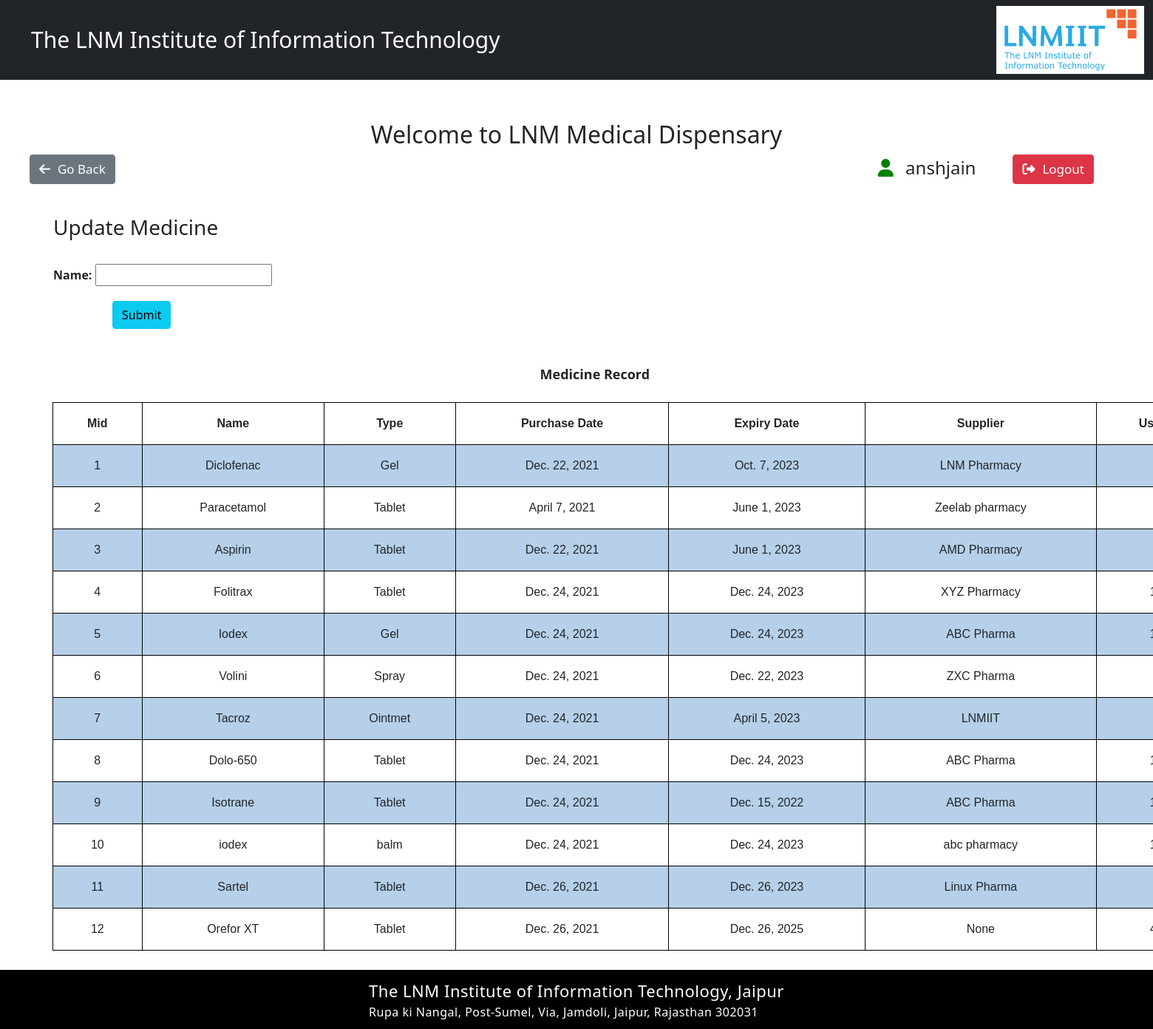
The app's page /checkMedicine/ (signed in) with its own data.
### users/models.py (models this page shows, shortened)
class User(AbstractUser):
    GENDERCHOICE = (
        ('M', 'Male'),
        ('F', 'Female'),
    )
    age = models.IntegerField(null=False, default=20)
    gender = models.CharField(
        max_length=1,
        choices=GENDERCHOICE,
        default='M',
    )
    Uid = models.UUIDField(default=uuid.uuid4, unique=True, editable=False)
    phonenumber = models.BigIntegerField(null=True, blank=True)
    is_doctor = models.BooleanField('Is doctor', default=False)
    patient = models.BooleanField('Is patient', default=False)
    is_chemist = models.BooleanField('Is chemist', default=False)

class Medicine(models.Model):
    Mid = models.AutoField(primary_key=True)
    Name = models.CharField(max_length=50, null=False)
    Type = models.CharField(max_length=50, null=False)
    Quantity = models.IntegerField(default=1000)
    Usage = models.IntegerField(default=0)
    Supplier = models.CharField(max_length=30)
    PurchaseDate = models.DateField(("Date"), default=datetime.date.today)
    ExpiryDate = models.DateField()

### users/views.py (the view, shortened to what this page needs)
# urls.py: path('checkMedicine/', views.checkMedicine, name='checkMedicine'),
def checkMedicine(request):
    form = MedicineForm()
    medicine = Medicine.objects.all()
    context = {'form': form, 'medicines': medicine}
    return render(request, 'checkMedicine.html', context)

### users/forms.py
class MedicineForm(ModelForm):
    class Meta:
        model = Medicine
        fields = ('Name',)

### templates/checkMedicine.html (shortened to what this page needs)
<!DOCTYPE html>
{% load static %}
<html lang="en">
<head>
  <link rel="stylesheet" href="https://cdn.jsdelivr.net/npm/bootstrap@5.1.3/dist/css/bootstrap.min.css"
>
  <link rel="stylesheet" href="{% static 'css/PatientHistory.css' %}" type="text/css">
  <link href="https://cdnjs.cloudflare.com/ajax/libs/font-awesome/5.13.0/css/all.min.css" rel="stylesheet">
</head>
<body>
  <nav class="navbar fixed-top navbar-expand-lg navbar-dark bg-dark">
    <div class="container-fluid">
      <a class="navbar-brand" href="#" style="font-size: 30px; margin-left: 30px">The LNM Institute of Information
        Technology</a>
      <img src="{% static 'images/LOGO.png' %}" alt="LNMIIT" width="200">
    </div>
  </nav>
  <br><br>
  <h2 class="heading">Welcome to LNM Medical Dispensary</h2>
  <div style="float: left; margin-left: 40px; font-size: 17px;">
    <a href="{% url 'chemist' %}">
      <button type="button" class="btn btn-secondary logoutclass">
        <span class="lgticon"><i class="fas fa-arrow-left"></i></span></i>Go Back
      </button>
    </a>
  </div>
  <div class="logoutclass">
    <span style="padding-right:50px; font-size:24px"><i class='fas fa-user' style='color:green'></i><span
        style="padding-right:10px; font-size:24px"></span> {{ user.username }} </span>
    <a href="{% url 'logout' %}">
      <button type="button" class="btn btn-danger logoutclass">
        <span class="lgticon"><i class="fas fa-sign-out-alt"></i></span></i>Logout
      </button>
    </a>
  </div>
  <br><br>
  <br>
  <div class="container-fluid">
    <div class="well" style="margin:10px; width: fit-content;">
      <h3 style="margin-left: 50px;">Update Medicine</h3>
      <br>
      <div id="myTabContent" class="tab-content" style="margin-left: 50px;">
        <div class="tab-pane active in " id="home">
          <form method="POST" action = "">
              {% for field in form %}
                <div class="form__field";>
                    <label for="formInput#text"><b>{{field.label}}: </b></label>
                    {{field}}
                </div>
                <input class="btn btn-info" type="submit" value="Submit" style="margin-top: 20px; margin-left:80px"/>
                {% endfor %}
          </form>
        </div>
      </div>
      <br><br>
      <span style="font-size:18px; font-weight:bold; margin-left: 80%; width:100%;">Medicine Record</span>
      <br>
      <br>
      <div style="width:100%; margin-left: 5.5%;">
        <table style="margin:auto auto; width: 200%;">
          <tr>
            <th>Mid</th>
            <th>Name</th>
            <th>Type</th>
            <th>Purchase Date</th>
            <th>Expiry Date</th>
            <th>Supplier</th>
            <th>Usage</th>
          </tr>
          {% for medicine in medicines%}
          <tr>
            <td>{{medicine.Mid}}</td>
            <td>{{medicine.Name}}</td>
            <td>{{medicine.Type}}</td> </td>
            <td>{{medicine.PurchaseDate}}</td>
            <td>{{medicine.ExpiryDate}}</td>
            <td>{{medicine.Supplier}}</td>
            <td>{{medicine.Usage}}</td>
          </tr>
          {% endfor %}
        </table>
      </div>
  </div>
  <br><br>
  <br><br>
  <div class="footer">
    <div>
      <div class="add"> The LNM Institute of Information Technology, Jaipur</div>
      <div>Rupa ki Nangal, Post-Sumel, Via, Jamdoli, Jaipur, Rajasthan 302031</div>
    </div>
  </div>
</body>
</html>

### static/css/PatientHistory.css (style rules this page uses)
body { padding-top: 65px; }
.heading { display: flex; margin-top: 50px; justify-content: center; }
.logoutclass { float: right; margin-right: 40px; font-size: 17px; }
.lgticon { margin-right: 10px; }
table { font-family: arial, sans-serif; border-collapse: collapse; width: 100%; }
td, th { border: 1px solid black; text-align: center; padding: 16px; }
tr:nth-child(even) { background-color: #b6d0e9; }
.footer { position: fixed; left: 0; bottom: 0; width: 100%; height: 80px; background-color: black; color: white; letter-spacing: 0.5px; display: flex; flex-wrap: wrap; flex-direction: column; align-items: center; justify-content: center; }
.add { font-size: 22px; }

### records on screen
User: username "anshjain"
Medicine: Mid "1", Name "Diclofenac", Type "Gel", PurchaseDate "Dec. 22, 2021", ExpiryDate "Oct. 7, 2023", Supplier "LNM Pharmacy"
Medicine: Mid "2", Name "Paracetamol", Type "Tablet", PurchaseDate "April 7, 2021", ExpiryDate "June 1, 2023", Supplier "Zeelab pharmacy"
Medicine: Mid "3", Name "Aspirin", Type "Tablet", PurchaseDate "Dec. 22, 2021", ExpiryDate "June 1, 2023", Supplier "AMD Pharmacy"
Medicine: Mid "4", Name "Folitrax", Type "Tablet", PurchaseDate "Dec. 24, 2021", ExpiryDate "Dec. 24, 2023", Supplier "XYZ Pharmacy"
Medicine: Mid "5", Name "Iodex", Type "Gel", PurchaseDate "Dec. 24, 2021", ExpiryDate "Dec. 24, 2023", Supplier "ABC Pharma"
Medicine: Mid "6", Name "Volini", Type "Spray", PurchaseDate "Dec. 24, 2021", ExpiryDate "Dec. 22, 2023", Supplier "ZXC Pharma"
Medicine: Mid "7", Name "Tacroz", Type "Ointmet", PurchaseDate "Dec. 24, 2021", ExpiryDate "April 5, 2023", Supplier "LNMIIT"
Medicine: Mid "8", Name "Dolo-650", Type "Tablet", PurchaseDate "Dec. 24, 2021", ExpiryDate "Dec. 24, 2023", Supplier "ABC Pharma"
Medicine: Mid "9", Name "Isotrane", Type "Tablet", PurchaseDate "Dec. 24, 2021", ExpiryDate "Dec. 15, 2022", Supplier "ABC Pharma"
Medicine: Mid "10", Name "iodex", Type "balm", PurchaseDate "Dec. 24, 2021", ExpiryDate "Dec. 24, 2023", Supplier "abc pharmacy"
Medicine: Mid "11", Name "Sartel", Type "Tablet", PurchaseDate "Dec. 26, 2021", ExpiryDate "Dec. 26, 2023", Supplier "Linux Pharma"
Medicine: Mid "12", Name "Orefor XT", Type "Tablet", PurchaseDate "Dec. 26, 2021", ExpiryDate "Dec. 26, 2025", Supplier "None"

### other values on screen
{{ field.label }} "Name"
